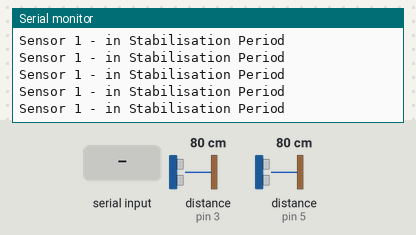
A sketch run on a simulated Arduino Uno, built with avr-gcc and run on an emulated ATmega328P. On the bench: the last lines printed to the serial monitor. Wiring (inferred from the names in the program): 2 × ultrasonic range finder: trigger pin 2, echo pin 3 / trigger pin 4, echo pin 5. The test bench sets the inputs (shaded band); at power-on: distance to the obstacle (sensors on pin 3, pin 5) 80 cm. The echo pulse lasts 58.3 µs per cm.

Above: at 1.2 s.
1.3 s: distance to the obstacle (sensor on pin 3) set to 120 cm
4.3 s: byte 30 received over Serial
At 4.4 s:
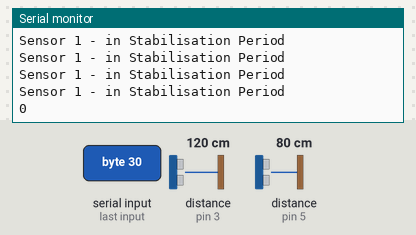
5.8 s: distance to the obstacle (sensor on pin 5) set to 250 cm
8.8 s: distance to the obstacle (sensor on pin 5) set to 2 cm
At 10.2 s:
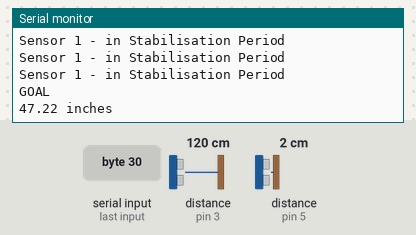

Measured:
- after the input at 4.3 s, the serial monitor: prints a new line after 0.09 s (image 1)
- after the input at 8.8 s, the serial monitor: prints a new line after 1.3 s (image 2)

The sketch:

Science_Fair_8th_2Sensor.ino
```cpp
// (licence header left out)
// Pins
const int trigPin1=2;
const int echoPin1=3;

const int trigPin2=4;
const int echoPin2=5;

//const int trigPin3=6;
//const int echoPin3=7;

//const int trigPin4=8;
//const int echoPin4=9;

//const int TRIG_PIN = 7;
//const int ECHO_PIN = 8;


int score = 0;

// Anything over 400 cm (23200 us pulse) is "out of range"
const unsigned int MAX_DIST = 23200; //no need to repeat

//
const int STABILISATION_TIME_SECS = 10 ; //no need to repeat

const int SAMPLE_BUFFER_ENTRIES = 20 ; //no need to repeat
unsigned long sample_buffer_1[ SAMPLE_BUFFER_ENTRIES ] = {0};
unsigned long sample_buffer_2[ SAMPLE_BUFFER_ENTRIES ] = {0};
int sample_buffer_ptr_1 = 0;
int sample_buffer_ptr_2 = 0;

unsigned long stabilisation_period_start_ms_1;
unsigned long stabilisation_period_start_ms_2;

unsigned long alarm_triggered_ms_1;
unsigned long alarm_triggered_ms_2;


// boolean lastValidPulseOutOfAverage = false ;
int consecutiveOutOfAveragePulseCount_1 = 0;
int consecutiveOutOfAveragePulseCount_2 = 0;
const int TRIGGER_LEVEL_OUT_OF_AVERAGE_PULSES = 0 ;  // consecutive //no need to repeat


void addSample_1( unsigned long pulseLengthUs_1 ) {
  sample_buffer_1[ sample_buffer_ptr_1 ] = pulseLengthUs_1 ;
  sample_buffer_ptr_1 ++ ;
  if ( sample_buffer_ptr_1 >= SAMPLE_BUFFER_ENTRIES ) sample_buffer_ptr_1 = 0 ;
}

void addSample_2( unsigned long pulseLengthUs_2 ) {
  sample_buffer_2[ sample_buffer_ptr_2 ] = pulseLengthUs_2 ;
  sample_buffer_ptr_2 ++ ;
  if ( sample_buffer_ptr_2 >= SAMPLE_BUFFER_ENTRIES ) sample_buffer_ptr_2 = 0 ;
}

unsigned long averageSampleUs_1() {
  unsigned long av_1 = 0 ;
  for ( int i = 0 ; i < SAMPLE_BUFFER_ENTRIES ; i ++ ) {
    av_1 += ( sample_buffer_1[ i ] / SAMPLE_BUFFER_ENTRIES ) ;
  }
  return av_1 ;
}

unsigned long averageSampleUs_2() {
  unsigned long av_2 = 0 ;
  for ( int j = 0 ; j < SAMPLE_BUFFER_ENTRIES ; j ++ ) {
    av_2 += ( sample_buffer_2[ j ] / SAMPLE_BUFFER_ENTRIES ) ;
  }
  return av_2 ;
}


void setup() {
  // The Trigger pin will tell the sensor to range find
  pinMode(trigPin1, OUTPUT);
  digitalWrite(trigPin1, LOW);
  pinMode(trigPin2, OUTPUT);
  digitalWrite(trigPin2, LOW);

  // We'll use the serial monitor to view the sensor output
  Serial.begin(9600);

  stabilisation_period_start_ms_1 = millis() ;
  alarm_triggered_ms_1 = 0 ;

  stabilisation_period_start_ms_2 = millis() ;
  alarm_triggered_ms_2 = 0 ;
}


void loop() {

  unsigned long t1_1;
  unsigned long t1_2;
  unsigned long t2_1;
  unsigned long t2_2;
  unsigned long pulse_width_1;
  unsigned long pulse_width_2;
  float cm_1;
  float cm_2;
  float inches_1;
  float inches_2;
  long incomingByte_1;

  if (Serial.available() > 0) {
    incomingByte_1 = Serial.read();
    if (incomingByte_1 = "score") {
      Serial.println();
      Serial.println();
      Serial.println(score);
      Serial.println();
      Serial.println();


        }

  }

  // Hold the trigger pin high for at least 10 us
  digitalWrite(trigPin1, HIGH);
  delayMicroseconds(10);
  digitalWrite(trigPin1, LOW);

  digitalWrite(trigPin2, HIGH);
  delayMicroseconds(10);
  digitalWrite(trigPin2, LOW);

  // Wait for pulse on echo pin

  unsigned long wait1_1 = micros();
  unsigned long wait1_2 = micros();

  while ( digitalRead(echoPin1) == 0  ) {
    if ( micros() - wait1_1 > MAX_DIST ) {
      Serial.println("wait1_1 Out of range");
      return ;
    }
  }

  while ( digitalRead(echoPin2) == 0  ) {
    if ( micros() - wait1_2 > MAX_DIST ) {
      Serial.println("wait1_2 Out of range");
      return ;
    }
  }

  // Measure how long the echo pin was held high (pulse width)
  // Note: the micros() counter will overflow after ~70 min
  t1_1 = micros();
  while ( digitalRead(echoPin1) == 1  ) {
    if ( micros() - t1_1 > MAX_DIST ) {
      Serial.println("wait2_1 Out of range");
      return ;
    }
  }

  t1_2 = micros();
  while ( digitalRead(echoPin2) == 1  ) {
    if ( micros() - t1_2 > MAX_DIST ) {
      Serial.println("wait2_2 Out of range");
      return ;
    }
  }

  t2_1 = micros();
  t2_2 = micros();

  pulse_width_1 = t2_1 - t1_1;
  pulse_width_2 = t2_2 - t1_2;


  // Calculate distance in centimeters and inches. The constants
  // are found in the datasheet, and calculated from the assumed speed
  //of sound in air at sea level (~340 m/s).
  cm_1 = pulse_width_1 / 58.0;
  inches_1 = pulse_width_1 / 148.0;

  cm_2 = pulse_width_2 / 58.0;
  inches_2 = pulse_width_2 / 148.0;

  unsigned long int distance[] = {1, 2};
  // Print out results
  if ( pulse_width_1 > MAX_DIST ) {
    Serial.println("Sensor 1 Out of range");
  } else {

    /*
        We have a valid pulse

    */

    if ( millis() - stabilisation_period_start_ms_1 > ( STABILISATION_TIME_SECS * 1000UL ) ) {
      unsigned long avPulse_1 = averageSampleUs_1() ;
      if ( labs ( avPulse_1 - pulse_width_1 ) >  avPulse_1 / 7  ) {
        // circa 15% change
        if ( consecutiveOutOfAveragePulseCount_1 >=  TRIGGER_LEVEL_OUT_OF_AVERAGE_PULSES  ) {
          // initiate alarm and reset
          if ( consecutiveOutOfAveragePulseCount_2 >= TRIGGER_LEVEL_OUT_OF_AVERAGE_PULSES ) {
            distance[1] = inches_1;
            Serial.println("GOAL");
            Serial.print(inches_1);
            Serial.println(" inches");
            alarm_triggered_ms_1 = millis() ;
            consecutiveOutOfAveragePulseCount_1 = 0 ;
            stabilisation_period_start_ms_1 = millis() ;
            score ++;
            Serial.println();
            Serial.println();
            Serial.println();
          }
          else {
            consecutiveOutOfAveragePulseCount_1 ++ ;
            Serial.println("Sensor 1 - got out of average pulse. Dropping");
          }
        }
      }
      else {
        addSample_1( pulse_width_1 ) ;
        consecutiveOutOfAveragePulseCount_1 = 0  ;
      }
    }
    else {
      Serial.println("Sensor 1 - in Stabilisation Period");
      addSample_1( pulse_width_1 ) ;
      consecutiveOutOfAveragePulseCount_1 = 0 ;
    }


    /*Serial.print(cm);
    Serial.print(" cm \t");
    Serial.print(inches);
    Serial.println(" in");*/
  }

  // Wait at least 60ms before next measurement
  delay(100);


/*
 *
 *
 *SENSOR 2----------------------
 *
 *
 */
/*
if ( pulse_width_2 > MAX_DIST ) {
    Serial.println("Sensor 2 Out of range");
  } else {

    /*
        We have a valid pulse


   if ( millis() - stabilisation_period_start_ms_2 > ( STABILISATION_TIME_SECS * 1000UL ) ) {
      unsigned long avPulse_2 = averageSampleUs_2() ;
      if ( labs ( avPulse_2 - pulse_width_2 ) >  avPulse_2 / 7  ) {
        // circa 15% change
        if ( consecutiveOutOfAveragePulseCount_2 >=  TRIGGER_LEVEL_OUT_OF_AVERAGE_PULSES  ) {
          // initiate alarm and reset

            Serial.println("GOAL");
            distance[2] = inches_2;
            Serial.print(inches_2);
            Serial.println(" inches");
            alarm_triggered_ms_2 = millis() ;
            consecutiveOutOfAveragePulseCount_2 = 0 ;
            stabilisation_period_start_ms_2 = millis() ;
            score ++;
            Serial.println();
            Serial.println();
            Serial.println();


        }
        else {
          consecutiveOutOfAveragePulseCount_2 ++ ;
          Serial.println("Sensor 2 - got out of average pulse. Dropping");
        }
      }
      else {
        addSample_2( pulse_width_2 ) ;
        consecutiveOutOfAveragePulseCount_2 = 0  ;
      }
    }
    else {
      Serial.println("Sensor 2 - in Stabilisation Period");
      addSample_2( pulse_width_2 ) ;
      consecutiveOutOfAveragePulseCount_2 = 0 ;
    }


    *\


    /*Serial.print(cm);
    Serial.print(" cm \t");
    Serial.print(inches);
    Serial.println(" in");
  }

  // Wait at least 60ms before next measurement
  delay(100);*/
}
```
